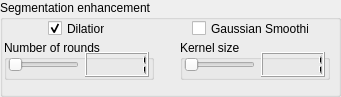
    <widget class="QGroupBox" name="Segmentation_enhancing_groupBox">
     <property name="geometry">
      <rect>
       <x>900</x>
       <y>20</y>
       <width>341</width>
       <height>97</height>
      </rect>
     </property>
     <property name="title">
      <string>Segmentation enhancement</string>
     </property>
     <widget class="QCheckBox" name="Dilation_checkBox">
      <property name="geometry">
       <rect>
        <x>48</x>
        <y>20</y>
        <width>57</width>
        <height>17</height>
       </rect>
      </property>
      <property name="text">
       <string>Dilation</string>
      </property>
      <property name="checked">
       <bool>true</bool>
      </property>
     </widget>
     <widget class="QCheckBox" name="Gaussian_checkBox">
      <property name="geometry">
       <rect>
        <x>192</x>
        <y>20</y>
        <width>117</width>
        <height>17</height>
       </rect>
      </property>
      <property name="text">
       <string>Gaussian Smoothing</string>
      </property>
     </widget>
     <widget class="QGroupBox" name="Dilation_groupBox">
      <property name="geometry">
       <rect>
        <x>4</x>
        <y>40</y>
        <width>150</width>
        <height>40</height>
       </rect>
      </property>
      <property name="title">
       <string>Number of rounds</string>
      </property>
      <widget class="QWidget" name="layoutWidget">
       <property name="geometry">
        <rect>
         <x>4</x>
         <y>12</y>
         <width>141</width>
         <height>25</height>
        </rect>
       </property>
       <layout class="QHBoxLayout" name="horizontalLayout_12">
        <item>
         <widget class="QSlider" name="Dilation_horizontalSlider">
          <property name="minimum">
           <number>1</number>
          </property>
          <property name="maximum">
           <number>10</number>
          </property>
          <property name="orientation">
           <enum>Qt::Horizontal</enum>
          </property>
         </widget>
        </item>
        <item>
         <widget class="QLCDNumber" name="Dilation_lcdNumber">
          <property name="intValue" stdset="0">
           <number>1</number>
          </property>
         </widget>
        </item>
       </layout>
      </widget>
     </widget>
     <widget class="QGroupBox" name="Gaussian_smoothing_groupBox">
      <property name="geometry">
       <rect>
        <x>180</x>
        <y>40</y>
        <width>150</width>
        <height>40</height>
       </rect>
      </property>
      <property name="title">
       <string>Kernel size</string>
      </property>
      <widget class="QWidget" name="layoutWidget_8">
       <property name="geometry">
        <rect>
         <x>4</x>
         <y>12</y>
         <width>141</width>
         <height>25</height>
        </rect>
       </property>
       <layout class="QHBoxLayout" name="horizontalLayout_15">
        <item>
         <widget class="QSlider" name="Gaussian_horizontalSlider">
          <property name="minimum">
           <number>1</number>
          </property>
          <property name="maximum">
           <number>25</number>
          </property>
          <property name="singleStep">
           <number>2</number>
          </property>
          <property name="orientation">
           <enum>Qt::Horizontal</enum>
          </property>
         </widget>
        </item>
        <item>
         <widget class="QLCDNumber" name="Gaussian_lcdNumber">
          <property name="intValue" stdset="0">
           <number>1</number>
          </property>
         </widget>
        </item>
       </layout>
      </widget>
     </widget>
    </widget>
